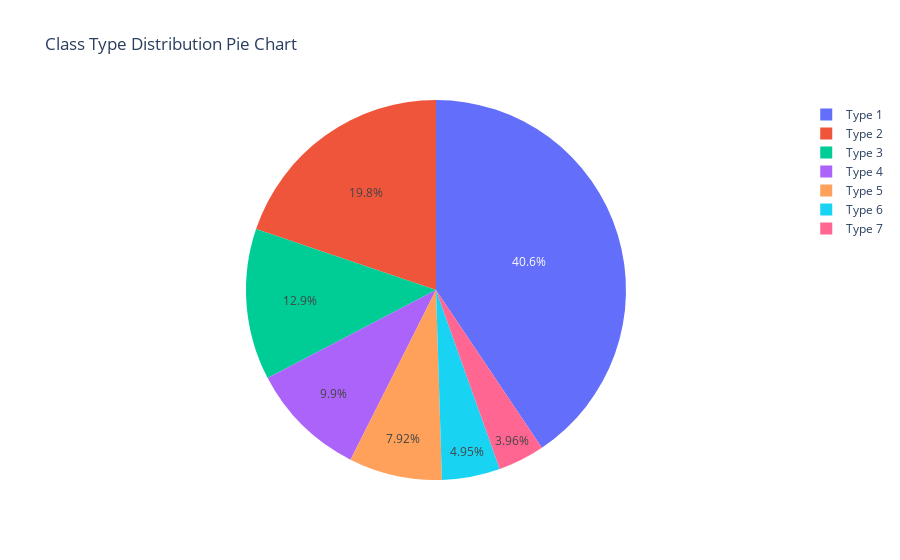

Source (notebook cell):
### Markdown cell above
# The 7 Class Types are:

1. Mammal

2. Bird

3. Reptile

4. Fish

5. Amphibian

6. Bug

7. Invertebrate

### Code cell
import plotly.express as px
labels = ["Type 1","Type 2","Type 3","Type 4","Type 5","Type 6","Type 7"]
values = data['type'].value_counts().tolist()

px.pie(data, values=values, names=labels, title="Class Type Distribution Pie Chart")

### Figure 1 — Plotly figure (JSON) as saved in the notebook; plotly's stock layout.template omitted (floating-point values rounded to 4 significant figures)
{"data": [{"domain": {"x": [0, 1], "y": [0, 1]}, "hovertemplate": "label=%{label}<br>value=%{value}<extra></extra>", "labels": ["Type 1", "Type 2", "Type 3", "Type 4", "Type 5", "Type 6", "Type 7"], "legendgroup": "", "name": "", "showlegend": true, "type": "pie", "values": [41, 20, 13, 10, 8, 5, 4]}], "layout": {"legend": {"tracegroupgap": 0}, "title": {"text": "Class Type Distribution Pie Chart"}}}
